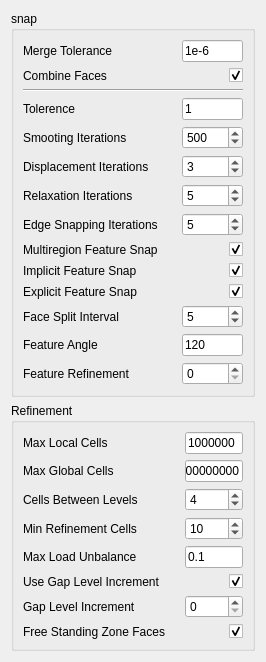
<?xml version="1.0" encoding="UTF-8"?>
<ui version="4.0">
 <class>Form</class>
 <widget class="QWidget" name="Form">
  <property name="geometry">
   <rect>
    <x>0</x>
    <y>0</y>
    <width>260</width>
    <height>591</height>
   </rect>
  </property>
  <property name="windowTitle">
   <string>Form</string>
  </property>
  <layout class="QGridLayout" name="gridLayout_3">
   <item row="0" column="0">
    <widget class="QGroupBox" name="groupBox_2">
     <property name="title">
      <string>snap</string>
     </property>
     <layout class="QGridLayout" name="gridLayout_2">
      <item row="0" column="4">
       <widget class="QLineEdit" name="mergeTolerInput">
        <property name="text">
         <string>1e-6</string>
        </property>
       </widget>
      </item>
      <item row="13" column="0">
       <widget class="QLabel" name="label_2">
        <property name="text">
         <string>Multiregion Feature Snap</string>
        </property>
       </widget>
      </item>
      <item row="4" column="4">
       <widget class="QLineEdit" name="tolerenceInput">
        <property name="text">
         <string>1</string>
        </property>
       </widget>
      </item>
      <item row="10" column="4">
       <widget class="QSpinBox" name="edgeSnappIterSpix">
        <property name="value">
         <number>5</number>
        </property>
       </widget>
      </item>
      <item row="15" column="4">
       <widget class="QCheckBox" name="implicitFeatureSnapChecBox">
        <property name="layoutDirection">
         <enum>Qt::RightToLeft</enum>
        </property>
        <property name="text">
         <string/>
        </property>
        <property name="checked">
         <bool>true</bool>
        </property>
       </widget>
      </item>
      <item row="16" column="4">
       <widget class="QCheckBox" name="explicitFeatureSnapChecBox">
        <property name="layoutDirection">
         <enum>Qt::RightToLeft</enum>
        </property>
        <property name="text">
         <string/>
        </property>
        <property name="checked">
         <bool>true</bool>
        </property>
       </widget>
      </item>
      <item row="5" column="0" colspan="2">
       <widget class="QLabel" name="label_5">
        <property name="text">
         <string>Smooting Iterations</string>
        </property>
       </widget>
      </item>
      <item row="15" column="0">
       <widget class="QLabel" name="label_18">
        <property name="text">
         <string>Implicit Feature Snap</string>
        </property>
       </widget>
      </item>
      <item row="17" column="0" colspan="2">
       <widget class="QLabel" name="label_12">
        <property name="text">
         <string>Face Split Interval</string>
        </property>
       </widget>
      </item>
      <item row="2" column="0">
       <widget class="QLabel" name="label_3">
        <property name="text">
         <string>Combine Faces</string>
        </property>
       </widget>
      </item>
      <item row="0" column="0" colspan="2">
       <widget class="QLabel" name="label">
        <property name="text">
         <string>Merge Tolerance</string>
        </property>
       </widget>
      </item>
      <item row="8" column="4">
       <widget class="QSpinBox" name="relexaIterSpix">
        <property name="value">
         <number>5</number>
        </property>
       </widget>
      </item>
      <item row="18" column="0">
       <widget class="QLabel" name="label_13">
        <property name="text">
         <string>Feature Angle</string>
        </property>
       </widget>
      </item>
      <item row="8" column="0" colspan="3">
       <widget class="QLabel" name="label_9">
        <property name="text">
         <string>Relaxation Iterations</string>
        </property>
       </widget>
      </item>
      <item row="2" column="4">
       <widget class="QCheckBox" name="combineFaceChecBox">
        <property name="layoutDirection">
         <enum>Qt::RightToLeft</enum>
        </property>
        <property name="text">
         <string/>
        </property>
        <property name="checked">
         <bool>true</bool>
        </property>
       </widget>
      </item>
      <item row="6" column="4">
       <widget class="QSpinBox" name="dispIterSpix">
        <property name="value">
         <number>3</number>
        </property>
       </widget>
      </item>
      <item row="17" column="4">
       <widget class="QSpinBox" name="faceSplitInterSpix">
        <property name="value">
         <number>5</number>
        </property>
       </widget>
      </item>
      <item row="18" column="4">
       <widget class="QLineEdit" name="featureAngInput">
        <property name="text">
         <string>120</string>
        </property>
       </widget>
      </item>
      <item row="19" column="0" colspan="2">
       <widget class="QLabel" name="label_14">
        <property name="text">
         <string>Feature Refinement</string>
        </property>
       </widget>
      </item>
      <item row="19" column="4">
       <widget class="QSpinBox" name="featureRefineSpix"/>
      </item>
      <item row="3" column="0" colspan="5">
       <widget class="Line" name="line_2">
        <property name="orientation">
         <enum>Qt::Horizontal</enum>
        </property>
       </widget>
      </item>
      <item row="5" column="4">
       <widget class="QSpinBox" name="smoothIterSpix">
        <property name="maximum">
         <number>10000</number>
        </property>
        <property name="value">
         <number>500</number>
        </property>
       </widget>
      </item>
      <item row="6" column="0" colspan="4">
       <widget class="QLabel" name="label_4">
        <property name="text">
         <string>Displacement Iterations</string>
        </property>
       </widget>
      </item>
      <item row="13" column="4">
       <widget class="QCheckBox" name="multiRegionFeatureSnapChecBox">
        <property name="layoutDirection">
         <enum>Qt::RightToLeft</enum>
        </property>
        <property name="text">
         <string/>
        </property>
        <property name="checked">
         <bool>true</bool>
        </property>
       </widget>
      </item>
      <item row="16" column="0">
       <widget class="QLabel" name="label_19">
        <property name="text">
         <string>Explicit Feature Snap</string>
        </property>
       </widget>
      </item>
      <item row="4" column="0">
       <widget class="QLabel" name="label_6">
        <property name="text">
         <string>Tolerence</string>
        </property>
       </widget>
      </item>
      <item row="10" column="0" colspan="3">
       <widget class="QLabel" name="label_11">
        <property name="text">
         <string>Edge Snapping Iterations</string>
        </property>
       </widget>
      </item>
     </layout>
    </widget>
   </item>
   <item row="1" column="0">
    <widget class="QGroupBox" name="groupBox">
     <property name="title">
      <string>Refinement</string>
     </property>
     <layout class="QGridLayout" name="gridLayout">
      <item row="0" column="0">
       <widget class="QLabel" name="label_7">
        <property name="text">
         <string>Max Local Cells</string>
        </property>
       </widget>
      </item>
      <item row="0" column="1">
       <widget class="QLineEdit" name="maxLocalCellInput">
        <property name="text">
         <string>1000000</string>
        </property>
       </widget>
      </item>
      <item row="1" column="0">
       <widget class="QLabel" name="label_8">
        <property name="text">
         <string>Max Global Cells</string>
        </property>
       </widget>
      </item>
      <item row="1" column="1">
       <widget class="QLineEdit" name="maxGlobalCellInput">
        <property name="text">
         <string>100000000</string>
        </property>
       </widget>
      </item>
      <item row="2" column="0">
       <widget class="QLabel" name="label_10">
        <property name="text">
         <string>Cells Between Levels</string>
        </property>
       </widget>
      </item>
      <item row="2" column="1">
       <widget class="QSpinBox" name="cellBetweenLevelSpix">
        <property name="value">
         <number>4</number>
        </property>
       </widget>
      </item>
      <item row="3" column="0">
       <widget class="QLabel" name="label_15">
        <property name="text">
         <string>Min Refinement Cells</string>
        </property>
       </widget>
      </item>
      <item row="3" column="1">
       <widget class="QSpinBox" name="minRefineCellSpix">
        <property name="value">
         <number>10</number>
        </property>
       </widget>
      </item>
      <item row="4" column="0">
       <widget class="QLabel" name="label_16">
        <property name="text">
         <string>Max Load Unbalance</string>
        </property>
       </widget>
      </item>
      <item row="4" column="1">
       <widget class="QLineEdit" name="maxLoadUnbalanInput">
        <property name="text">
         <string>0.1</string>
        </property>
       </widget>
      </item>
      <item row="6" column="0">
       <widget class="QLabel" name="label_17">
        <property name="text">
         <string>Gap Level Increment</string>
        </property>
       </widget>
      </item>
      <item row="6" column="1">
       <widget class="QSpinBox" name="gapLevelIncreSpix"/>
      </item>
      <item row="7" column="1">
       <widget class="QCheckBox" name="freeStandZoneFaceChecBox">
        <property name="layoutDirection">
         <enum>Qt::RightToLeft</enum>
        </property>
        <property name="text">
         <string/>
        </property>
        <property name="checked">
         <bool>true</bool>
        </property>
       </widget>
      </item>
      <item row="7" column="0">
       <widget class="QLabel" name="label_20">
        <property name="text">
         <string>Free Standing Zone Faces    </string>
        </property>
       </widget>
      </item>
      <item row="5" column="1">
       <widget class="QCheckBox" name="gapLevelIncreChecBox">
        <property name="toolTip">
         <string>This is a test</string>
        </property>
        <property name="statusTip">
         <string>This is a test</string>
        </property>
        <property name="layoutDirection">
         <enum>Qt::RightToLeft</enum>
        </property>
        <property name="text">
         <string/>
        </property>
        <property name="checked">
         <bool>true</bool>
        </property>
       </widget>
      </item>
      <item row="5" column="0">
       <widget class="QLabel" name="label_21">
        <property name="text">
         <string>Use Gap Level Increment</string>
        </property>
       </widget>
      </item>
     </layout>
    </widget>
   </item>
  </layout>
 </widget>
 <resources/>
 <connections/>
</ui>
